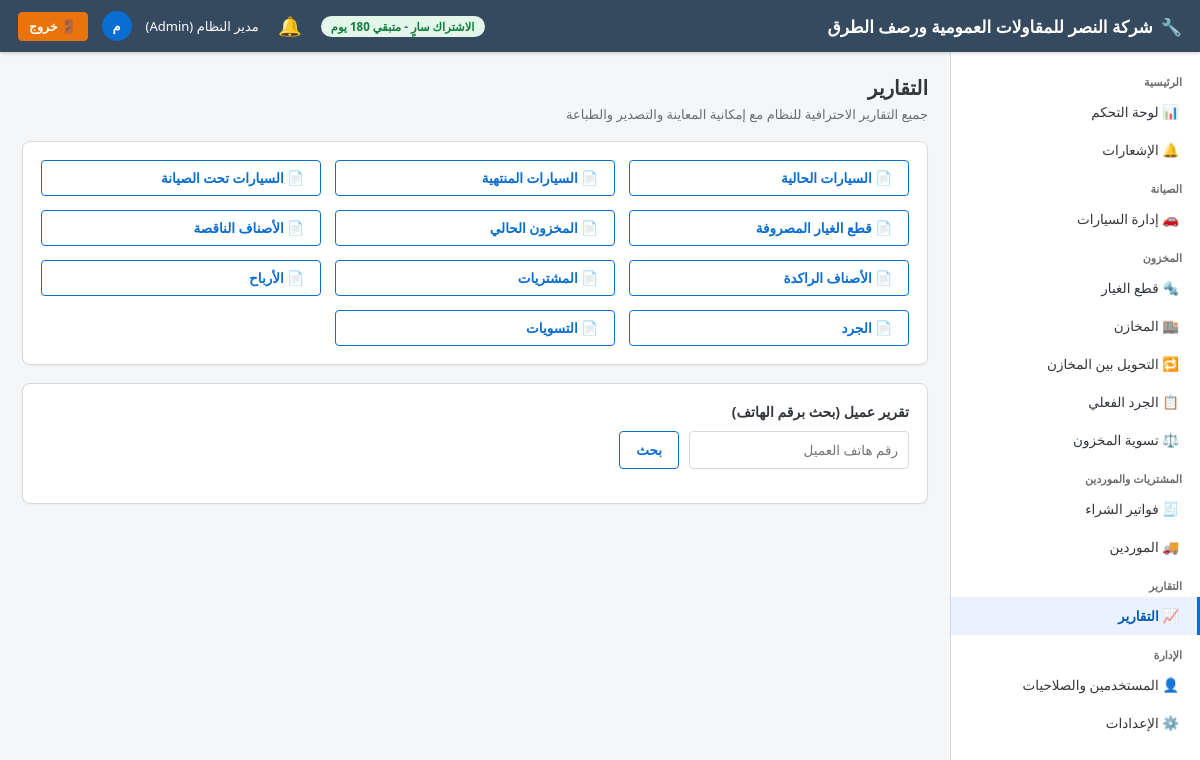
/reports/ (signed in), run on the app's committed database.
### app/models/settings.py (models this page shows)
class CompanySettings(db.Model):
    __tablename__ = "company_settings"
    id = db.Column(db.Integer, primary_key=True)
    company_name = db.Column(db.String(150), default="مركز الصيانة")
    logo_path = db.Column(db.String(255))
    phone = db.Column(db.String(30))
    address = db.Column(db.String(250))
    email = db.Column(db.String(120))
    commercial_register = db.Column(db.String(50))   # السجل التجاري
    tax_no = db.Column(db.String(50))                # الرقم الضريبي
    tax_percent_default = db.Column(db.Numeric(5, 2), default=15)
    invoice_prefix = db.Column(db.String(10), default="INV-")
    workorder_prefix = db.Column(db.String(10), default="WO-")
    next_invoice_no = db.Column(db.Integer, default=1)
    next_workorder_no = db.Column(db.Integer, default=1)

### app/models/user.py (models this page shows, shortened)
class User(db.Model, UserMixin):
    __tablename__ = "users"
    id = db.Column(db.Integer, primary_key=True)
    full_name = db.Column(db.String(150), nullable=False)
    username = db.Column(db.String(50), unique=True, nullable=False, index=True)
    password_hash = db.Column(db.String(255), nullable=False)
    phone = db.Column(db.String(30))
    email = db.Column(db.String(120))
    role_id = db.Column(db.Integer, db.ForeignKey("roles.id"), nullable=False)
    is_active_user = db.Column(db.Boolean, default=True)
    is_hidden = db.Column(db.Boolean, default=False)   # مستخدم خفي (لا يظهر في شاشة إدارة المستخدمين)
    created_at = db.Column(db.DateTime, default=datetime.utcnow)
    role = db.relationship("Role", back_populates="users")
    @property
    def is_active(self):
        return self.is_active_user
    @property
    def is_super_admin(self):
        return self.username == "administrator" and self.is_hidden

class Role(db.Model):
    __tablename__ = "roles"
    id = db.Column(db.Integer, primary_key=True)
    name = db.Column(db.String(50), unique=True, nullable=False)
    description = db.Column(db.String(200))
    users = db.relationship("User", back_populates="role")
    permissions = db.relationship("RolePermission", back_populates="role", cascade="all, delete-orphan")

### app/blueprints/reports/routes.py (the view)
@reports_bp.route("/")
@login_required
def index():
    return render_template("reports/index.html", reports=REPORT_LIST)

### app/models/license.py (called while the page is built)
    @property
    def is_expired(self):
        return datetime.utcnow() > self.expires_at

    @property
    def days_remaining(self):
        return (self.expires_at - datetime.utcnow()).days

### app/services/notification_service.py (called while the page is built, shortened)
def generate_notifications(force=False):
    global _last_refresh_ts
    now_ts = time.time()
    if not force and (now_ts - _last_refresh_ts) < _REFRESH_INTERVAL:
        return

def get_unread_count():
    return Notification.query.filter_by(is_read=False).count()

### app/templates/reports/index.html (shortened to what this page needs)
{% extends "base.html" %}
{% block content %}
<div class="page-title">التقارير</div>
<div class="page-subtitle">جميع التقارير الاحترافية للنظام مع إمكانية المعاينة والتصدير والطباعة</div>
<div class="fiori-card">
    <div class="form-grid">
    {% for code, label in reports %}
        <a href="{{ url_for('reports.view_report', code=code) }}" class="btn btn-outline" style="justify-content:flex-start;">📄 {{ label }}</a>
    {% endfor %}
    </div>
</div>
<div class="fiori-card">
    <strong>تقرير عميل (بحث برقم الهاتف)</strong>
    <form method="GET" action="{{ url_for('reports.customer_report') }}" class="search-bar mt-2">
        <input type="text" name="phone" placeholder="رقم هاتف العميل">
        <button class="btn btn-outline" type="submit">بحث</button>
    </form>
</div>
{% endblock %}

### app/templates/base.html (shortened to what this page needs)
<!DOCTYPE html>
<html lang="ar" dir="rtl">
<head>
    <link rel="stylesheet" href="{{ url_for('static', filename='css/fiori.css') }}">
</head>
<body>
    <header class="fiori-header">
        <div style="display:flex;align-items:center;">
            <div class="brand">
                {% if company and company.logo_path %}
                <img src="{{ url_for('static', filename=company.logo_path) }}" alt="شعار" style="height:30px;width:30px;object-fit:contain;border-radius:4px;background:#fff;padding:2px;">
                {% else %}
                🔧
                {% endif %}
                <span>{{ company.company_name if company and company.company_name else 'نظام إدارة مركز الصيانة' }}</span>
            </div>
        </div>
        <div class="user-box">
            {% if license_days_remaining is defined and license_days_remaining is not none %}
                {% if license_days_remaining <= 5 %}
                <span class="badge badge-red">الاشتراك ينتهي خلال {{ license_days_remaining }} يوم</span>
                {% elif license_days_remaining <= 15 %}
                <span class="badge badge-orange">الاشتراك ينتهي خلال {{ license_days_remaining }} يوم</span>
                {% else %}
                <span class="badge badge-green">الاشتراك سارٍ - متبقي {{ license_days_remaining }} يوم</span>
                {% endif %}
            {% endif %}
            <div class="notif-bell-wrap">
                <button type="button" class="notif-bell-btn" id="notifBellBtn" aria-label="الإشعارات">
                    🔔
                </button>
            </div>
            <span>{{ current_user.full_name }} ({{ current_user.role.name if current_user.role else '' }})</span>
            <div class="user-avatar">{{ current_user.full_name[0] if current_user.full_name else 'U' }}</div>
            <a href="{{ url_for('auth.logout') }}" class="btn btn-logout btn-sm">🚪 خروج</a>
        </div>
    </header>
    <nav class="fiori-sidebar">
        <div class="nav-group-title">الرئيسية</div>
        <a class="nav-link {{ 'active' if request.blueprint=='dashboard' }}" href="{{ url_for('dashboard.index') }}">📊 لوحة التحكم</a>
        <a class="nav-link {{ 'active' if request.blueprint=='notifications' }}" href="{{ url_for('notifications.list_notifications') }}">
            🔔 الإشعارات
        </a>
        <div class="nav-group-title">الصيانة</div>
        <a class="nav-link {{ 'active' if request.blueprint=='vehicles' }}" href="{{ url_for('vehicles.list_vehicles') }}">🚗 إدارة السيارات</a>
        <div class="nav-group-title">المخزون</div>
        <a class="nav-link {{ 'active' if request.blueprint=='parts' }}" href="{{ url_for('parts.list_parts') }}">🔩 قطع الغيار</a>
        <a class="nav-link {{ 'active' if request.blueprint=='warehouses' }}" href="{{ url_for('warehouses.list_warehouses') }}">🏬 المخازن</a>
        <a class="nav-link {{ 'active' if request.blueprint=='transfers' }}" href="{{ url_for('transfers.list_transfers') }}">🔁 التحويل بين المخازن</a>
        <a class="nav-link {{ 'active' if request.blueprint=='stocktake' }}" href="{{ url_for('stocktake.list_stocktakes') }}">📋 الجرد الفعلي</a>
        <a class="nav-link {{ 'active' if request.blueprint=='adjustments' }}" href="{{ url_for('adjustments.list_adjustments') }}">⚖️ تسوية المخزون</a>
        <div class="nav-group-title">المشتريات والموردين</div>
        <a class="nav-link {{ 'active' if request.blueprint=='purchases' }}" href="{{ url_for('purchases.list_purchases') }}">🧾 فواتير الشراء</a>
        <a class="nav-link {{ 'active' if request.blueprint=='suppliers' }}" href="{{ url_for('suppliers.list_suppliers') }}">🚚 الموردين</a>
        <div class="nav-group-title">التقارير</div>
        <a class="nav-link {{ 'active' if request.blueprint=='reports' }}" href="{{ url_for('reports.index') }}">📈 التقارير</a>
        <div class="nav-group-title">الإدارة</div>
        <a class="nav-link {{ 'active' if request.blueprint=='users' }}" href="{{ url_for('users.list_users') }}">👤 المستخدمين والصلاحيات</a>
        <a class="nav-link {{ 'active' if request.blueprint=='settings' }}" href="{{ url_for('settings.company_settings') }}">⚙️ الإعدادات</a>
    </nav>
    <main class="fiori-content">
        {% block content %}{% endblock %}
    </main>
</body>
</html>

### app/static/css/fiori.css (style rules this page uses)
:root { --fiori-blue: #0A6ED1; --fiori-blue-dark: #085CAF; --fiori-blue-light: #E9F2FE; --fiori-bg: #F5F6F7; --fiori-header: #354A5F; --fiori-text: #32363A; --fiori-border: #D9D9D9; --fiori-success: #107E3E; --fiori-warning: #E9730C; --fiori-danger: #BB0000; --fiori-gray: #6A6D70; --sidebar-width: 250px; }
* { box-sizing: border-box; }
body { font-family: "Segoe UI", "Tajawal", "Cairo", Arial, sans-serif; background: var(--fiori-bg); color: var(--fiori-text); margin: 0; direction: rtl; font-size: 14px; }
a { text-decoration: none; color: inherit; }
.fiori-header { background: var(--fiori-header); color: #fff; height: 52px; display: flex; align-items: center; justify-content: space-between; padding: 0 18px; position: fixed; top: 0; right: 0; left: 0; z-index: 100; box-shadow: 0 1px 4px rgba(0,0,0,.2); }
.fiori-header .brand { font-size: 17px; font-weight: 600; display: flex; align-items: center; gap: 8px; }
.fiori-header .user-box { display: flex; align-items: center; gap: 14px; font-size: 13px; }
.fiori-header .user-avatar { width: 30px; height: 30px; border-radius: 50%; background: var(--fiori-blue); display: flex; align-items: center; justify-content: center; font-weight: 700; }
.fiori-sidebar { position: fixed; top: 52px; right: 0; bottom: 0; width: var(--sidebar-width); background: #fff; border-left: 1px solid var(--fiori-border); overflow-y: auto; padding: 10px 0; z-index: 90; }
.fiori-sidebar .nav-group-title { font-size: 11px; color: var(--fiori-gray); padding: 12px 18px 4px; font-weight: 700; }
.fiori-sidebar a.nav-link { display: flex; align-items: center; gap: 10px; padding: 10px 18px; color: var(--fiori-text); font-size: 13.5px; border-right: 3px solid transparent; }
.fiori-sidebar a.nav-link.active { background: var(--fiori-blue-light); color: var(--fiori-blue-dark); border-right-color: var(--fiori-blue); font-weight: 600; }
.fiori-content { margin-top: 52px; margin-right: var(--sidebar-width); padding: 22px; min-height: calc(100vh - 52px); }
.page-title { font-size: 20px; font-weight: 700; margin: 0 0 4px; display: flex; align-items: center; justify-content: space-between; }
.page-subtitle { color: var(--fiori-gray); font-size: 13px; margin-bottom: 18px; }
.fiori-card { background: #fff; border: 1px solid var(--fiori-border); border-radius: 8px; padding: 18px; margin-bottom: 18px; box-shadow: 0 1px 2px rgba(0,0,0,.04); }
.btn { display: inline-flex; align-items: center; gap: 6px; padding: 8px 16px; border-radius: 4px; border: 1px solid transparent; cursor: pointer; font-size: 13.5px; font-weight: 600; font-family: inherit; }
.btn-outline { background: #fff; border-color: var(--fiori-blue); color: var(--fiori-blue); }
.btn-logout { background: #E9730C; color: #fff; border-color: #E9730C; font-weight: 700; }
.btn-sm { padding: 5px 10px; font-size: 12.5px; }
.form-grid { display: grid; grid-template-columns: repeat(auto-fit, minmax(230px, 1fr)); gap: 14px; }
input, select, textarea { padding: 9px 10px; border: 1px solid var(--fiori-border); border-radius: 4px; font-family: inherit; font-size: 13.5px; background: #fff; color: var(--fiori-text); }
.badge { padding: 3px 10px; border-radius: 12px; font-size: 11.5px; font-weight: 700; display: inline-block; }
.badge-green { background: #E4F5EA; color: var(--fiori-success); }
.search-bar { display: flex; gap: 10px; margin-bottom: 16px; flex-wrap: wrap; }
.search-bar input[type=text], .search-bar select { min-width: 220px; }
.mt-2 { margin-top: 10px; }
.notif-bell-wrap { position: relative; }
.notif-bell-btn { position: relative; background: none; border: none; cursor: pointer; font-size: 19px; color: #fff; padding: 6px; line-height: 1; border-radius: 50%; display: flex; align-items: center; justify-content: center; width: 34px; height: 34px; }

### data on the page
CompanySettings: company_name "شركة النصر للمقاولات العمومية ورصف الطرق"
User: full_name "مدير النظام", full_name "م"
Role: role "Admin"

### other printed values
{{ label }} "السيارات الحالية" "السيارات المنتهية" "السيارات تحت الصيانة" "قطع الغيار المصروفة" "المخزون الحالي" "الأصناف الناقصة" "الأصناف الراكدة" "المشتريات" "الأرباح" "الجرد" "التسويات"
